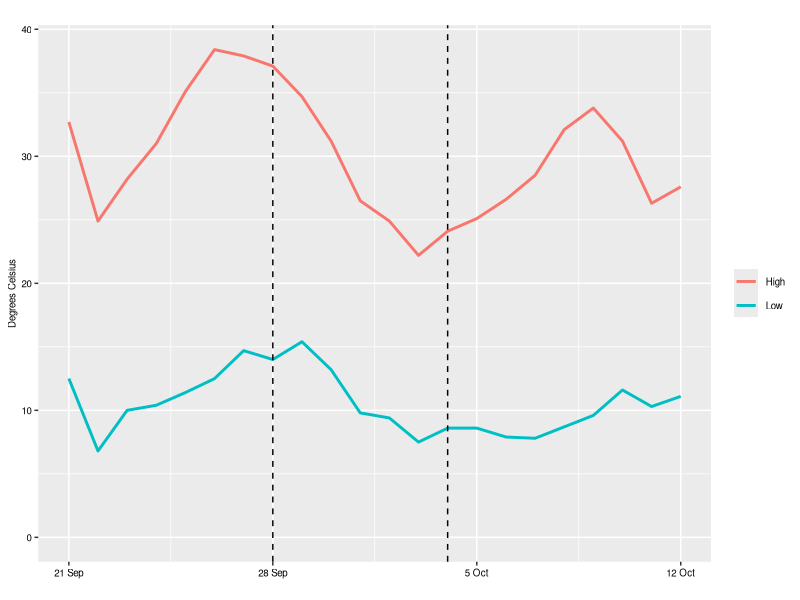
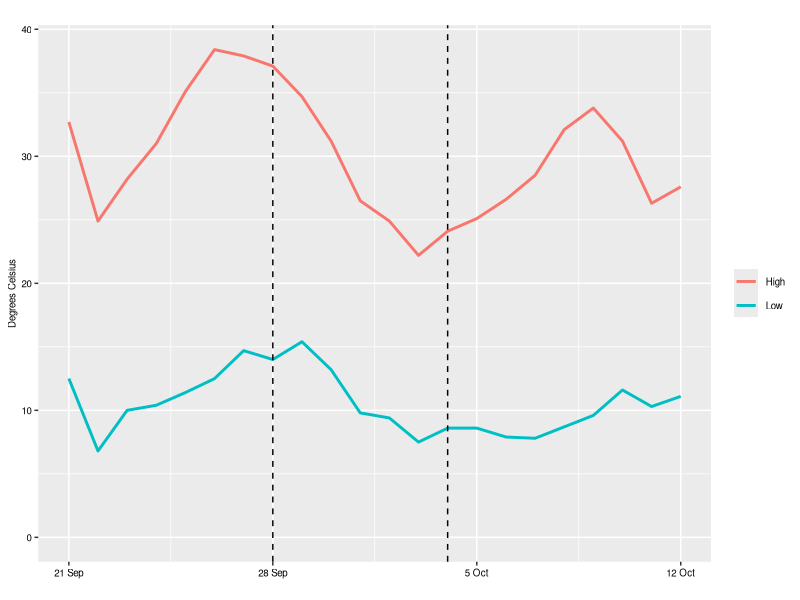
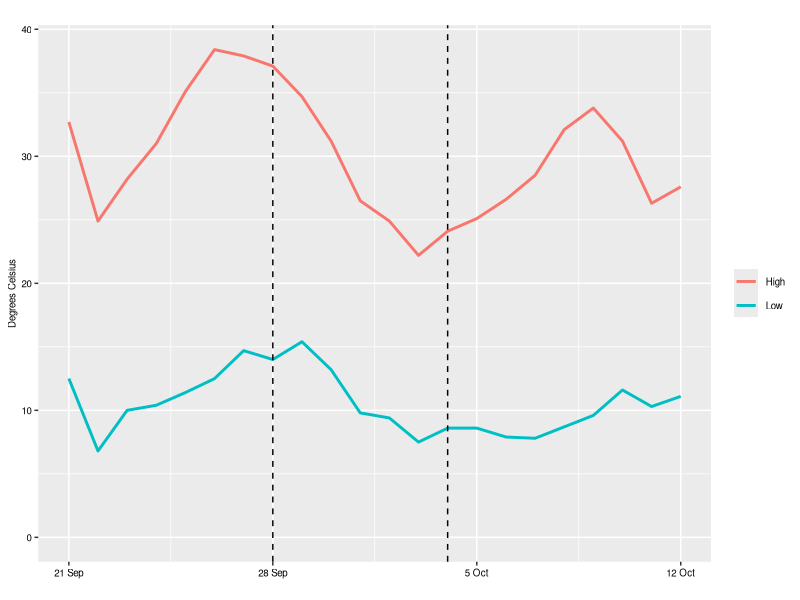

Recreate these plots in R, in order.
#============================================================================
# script07_y16_temperatures.R
# 
# Reads in a CIMIS max-min tempertature file
# CIMIS: https://cimis.water.ca.gov/Default.aspx
#
#============================================================================


#-- 0. Declare libraries and functions --------------------------------------
library(tidyverse)


#-- 1. Import data ----------------------------------------------------------

Temps <- read_csv("./data/y16_cimis105.csv")
Temps$Date <- as.Date(mdy(Temps$Date))

Temps
# # A tibble: 23 × 9
#   StnId StnName   CIMISRegion        Date         Jul MaxAirTempC qc1   MinAirTempC qc2  
#   <dbl> <chr>     <chr>              <date>     <dbl>       <dbl> <chr>       <dbl> <chr>
# 1   105 Westlands San Joaquin Valley 2016-09-21   265        32.7 NA           12.5 NA   
# 2   105 Westlands San Joaquin Valley 2016-09-22   266        24.9 NA            6.8 Y    
# 3   105 Westlands San Joaquin Valley 2016-09-23   267        28.2 NA           10   NA  

#-- 2. Clean data and reshape to tidy format --------------------------------

### Tidy format, from Date-Low-High to Date-TempType-Temp
Temps2 <- Temps %>% 
  rename(High = MaxAirTempC, Low = MinAirTempC) %>% 
  pivot_longer(cols = c(High,Low), 
               names_to ="TempType",
               values_to = "Temp") %>% 
  mutate(Day = as.integer(Date - as.Date("2016-09-21")))

Temps2
# # A tibble: 46 × 10
#   StnId StnName   CIMISRegion        Date         Jul qc1   qc2   TempType  Temp   Day
#   <dbl> <chr>     <chr>              <date>     <dbl> <chr> <chr> <chr>    <dbl> <int>
# 1   105 Westlands San Joaquin Valley 2016-09-21   265 NA    NA    High      32.7     0
# 2   105 Westlands San Joaquin Valley 2016-09-21   265 NA    NA    Low       12.5     0
# 3   105 Westlands San Joaquin Valley 2016-09-22   266 NA    Y     High      24.9     1
# 4   105 Westlands San Joaquin Valley 2016-09-22   266 NA    Y     Low        6.8     1

#-- 3. Plot as Line graph with separate lines for low and high --------------

### Below I seem to have converted the X-axis from date to numeric in order
### to get more precise control of the date format.

Tempfig <-
  ggplot(Temps2, aes(x=Day, y=Temp, colour=TempType, group=TempType)) + 
  geom_line(linewidth=1) +
  
  xlab("") +
  ylab("Degrees Celsius") +
  ggtitle("") +
  expand_limits(y=0) +                        # Expand y range
  scale_x_continuous(breaks = c(0,7,14,21), 
                     labels = c("21 Sep", "28 Sep", "5 Oct", "12 Oct"), 
                     limits = c(0, 21)) +
  
  geom_vline(xintercept = 7, linetype="dashed", color = "black") +
  geom_vline(xintercept = 13, linetype="dashed", color = "black") +
  
  theme(axis.title = element_text(color = "black", size = 7),
        axis.text = element_text(color = "black", size=7),
        plot.title = element_text(color = "black", size=7),
        legend.text = element_text(color = "black", size = 7),
        legend.title = element_blank()
  ) 
Tempfig 

ggsave(filename = "./Results/Fig3.eps", Tempfig,
       width = 2.83, height = 1.87, dpi = 300, units = "in", device='eps')


ggsave(filename = "./Results/Y16_daily_hi_lo.png", Tempfig,
       width = 2.83, height = 1.87, dpi = 300, units = "in", device='png')

#-- 4. Get reportable stats ------------------------------------------------

Temps2 <- Temps2 %>% 
  mutate(interval = case_when(Day < 8 ~ 1,
                              Day < 15 ~ 2,
                              .default = 3))

Temps2 %>% 
  group_by(interval,TempType) %>% 
  summarise(max = max(Temp),
            min = min(Temp),
            avg = mean(Temp))
